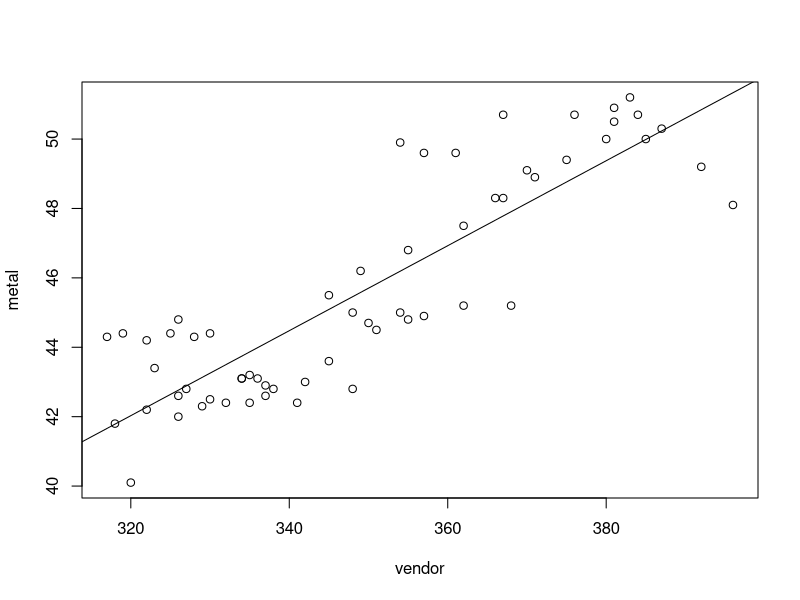
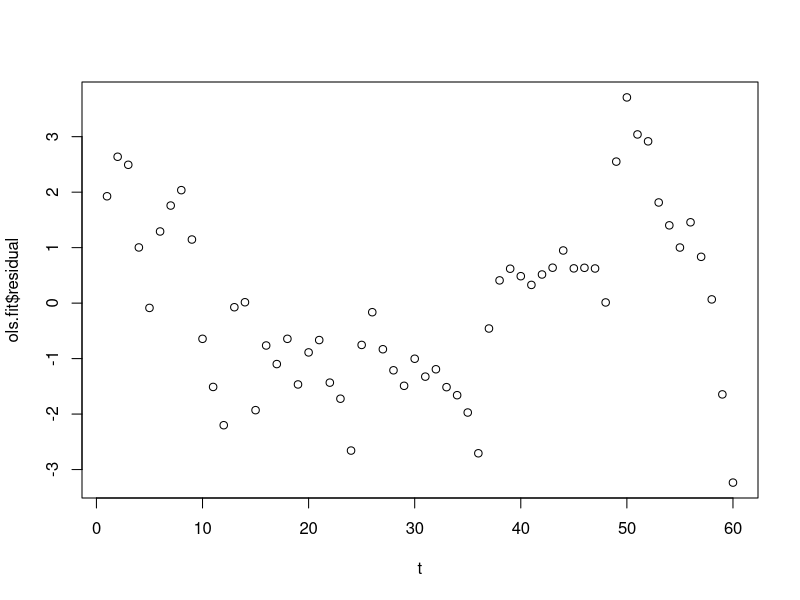
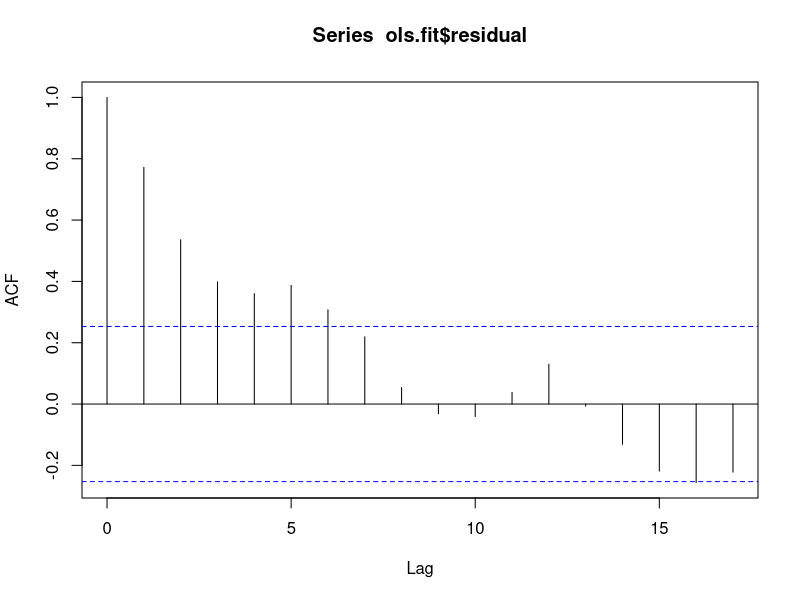
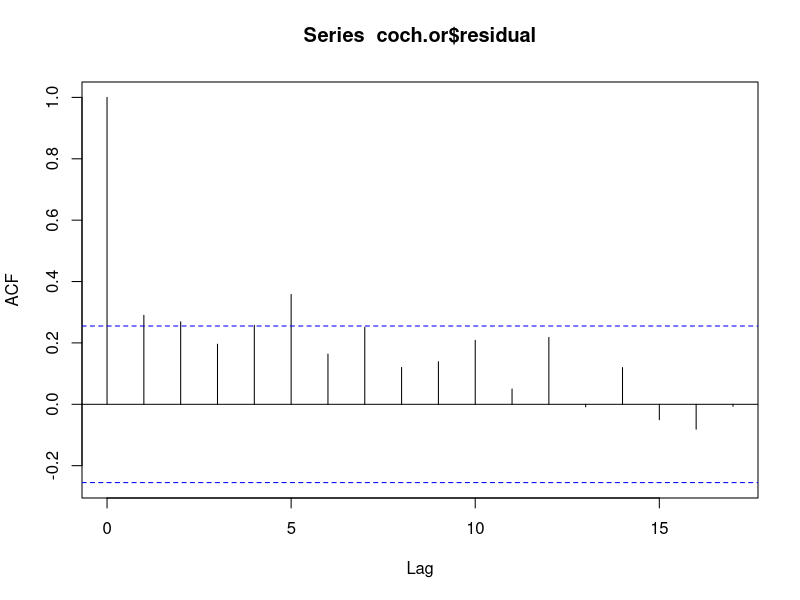
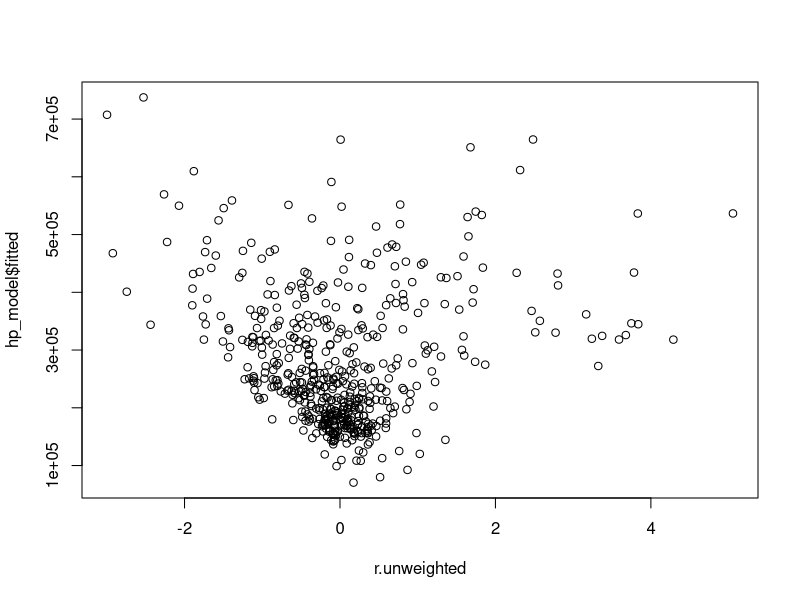
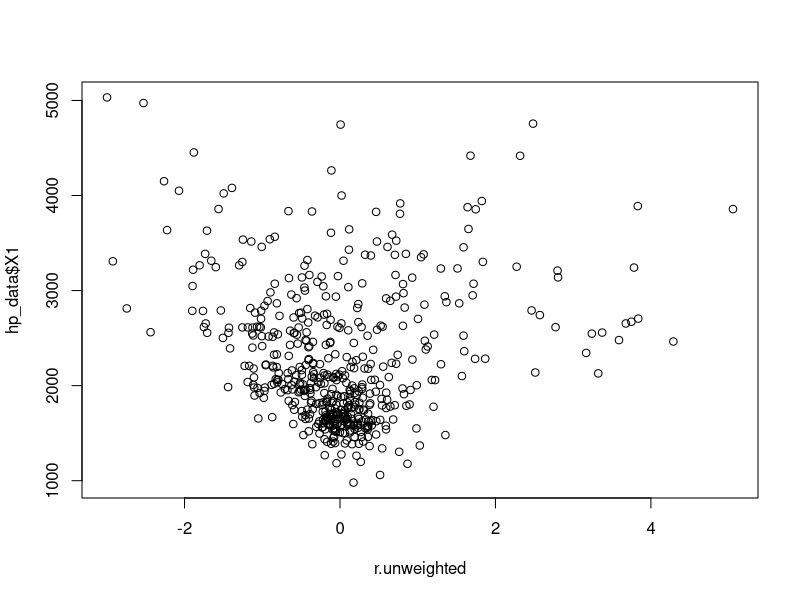
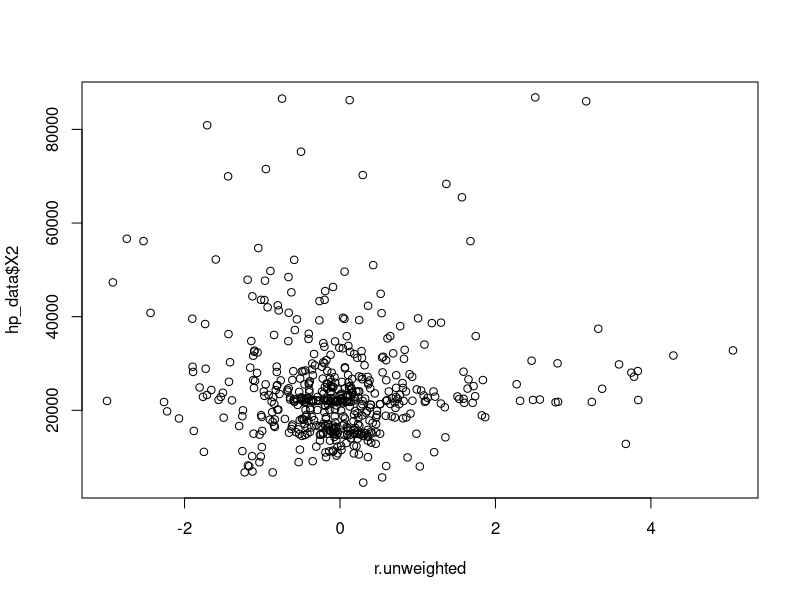
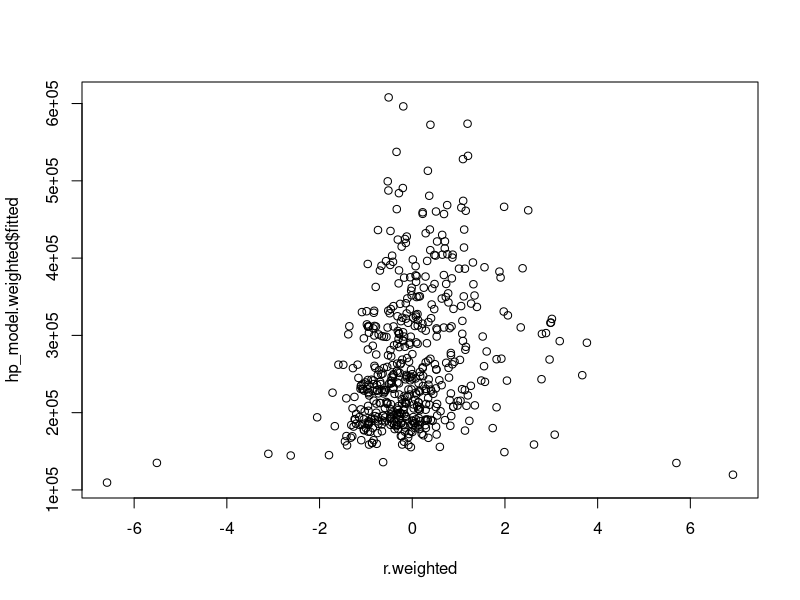

The R source for these figures, in order:
## ---- chunk 1
emp_data <- read.table("EmployeeData.txt", header=TRUE)

# fit a multiple regression model
ols.fit <- lm(metal~vendor, data=emp_data)

# get details from the regression output
summary(ols.fit)

# get the anova table
anova(ols.fit)
## ---- chunk 2
# vendor and metal seem to be positively correlated.
with(emp_data,plot(vendor,metal))
abline(ols.fit)

#plot(vendor,metal)
#lines(vendor,fitted(ols.fit))

## ---- chunk 3
N=nrow(emp_data)
t=1:N
plot(t,ols.fit$residual)
acf(ols.fit$residual)
## ---- chunk 4
library("lmtest")
dwtest(ols.fit)
# with(emp_data,dwtest(metal~vendor))
## ---- chunk 5
# calculte phi fot the Cochrane Method
phi.hat=lm(ols.fit$residual[2:N]~0+ols.fit$residual[1:N-1])$coeff	

# transform y and x according to the Cochrane Method
y.trans=emp_data$metal[2:N]-phi.hat*emp_data$metal[1:N-1]		   
x.trans=emp_data$vendor[2:N]-phi.hat*emp_data$vendor[1:N-1]

# fit OLS regression with transformed data
coch.or=lm(y.trans~x.trans)		
summary(coch.or)
acf(coch.or$residual)
## ---- chunk 6
hp_data <- read.table("HomePrice.txt", header=TRUE)
colnames(hp_data) = c("t","Y","X1","X2")

# fit a multiple regression model
hp_model <- lm(Y~X1+X2, data=hp_data)

# get details from the regression output
summary(hp_model)	

# get the anova table
anova(hp_model)
## ---- chunk 7
# studentized residuals
r.unweighted = rstudent(hp_model)

# the following plot of the fitted values vs the residuals suggests
# non-constant variance. the variance seems to be increasing with respect
# to y. the residuals do seem to have a zero mean though.
plot(r.unweighted,hp_model$fitted)

# variance seems more constant with respect to home price (X1)
plot(r.unweighted,hp_data$X1)
plot(r.unweighted,hp_data$X2)
## ---- chunk 8
# the absolute value of the OLS residuals.
abs_residuals = abs(residuals(hp_model))

# we're fitting
#     s(i) = gamma0 + gamma1 y(i) + zeta(i)
# where zeta(i) is the random error.
abs_residuals_fit=lm(abs_residuals~hp_model$fitted)
## ---- chunk 9
# weighted least squares. we're taking the squared reciprocal of the estimated
# residuals from the regression model as the weight matrix.
wts=1/(fitted(abs_residuals_fit))^2

# fit the weighted regression model to the data
hp_model.weighted=lm(Y~X1+X2, data=hp_data,weights=wts)

anova(hp_model.weighted)
summary(hp_model.weighted)
## ---- chunk 10
# weighted residual analysis

# studentized residuals
r.weighted = rstudent(hp_model.weighted)

# plot studentized residual vs fitted values
plot(r.weighted,hp_model.weighted$fitted)
plot(r.weighted,hp_data$X1)
plot(r.weighted,hp_data$X2) 
